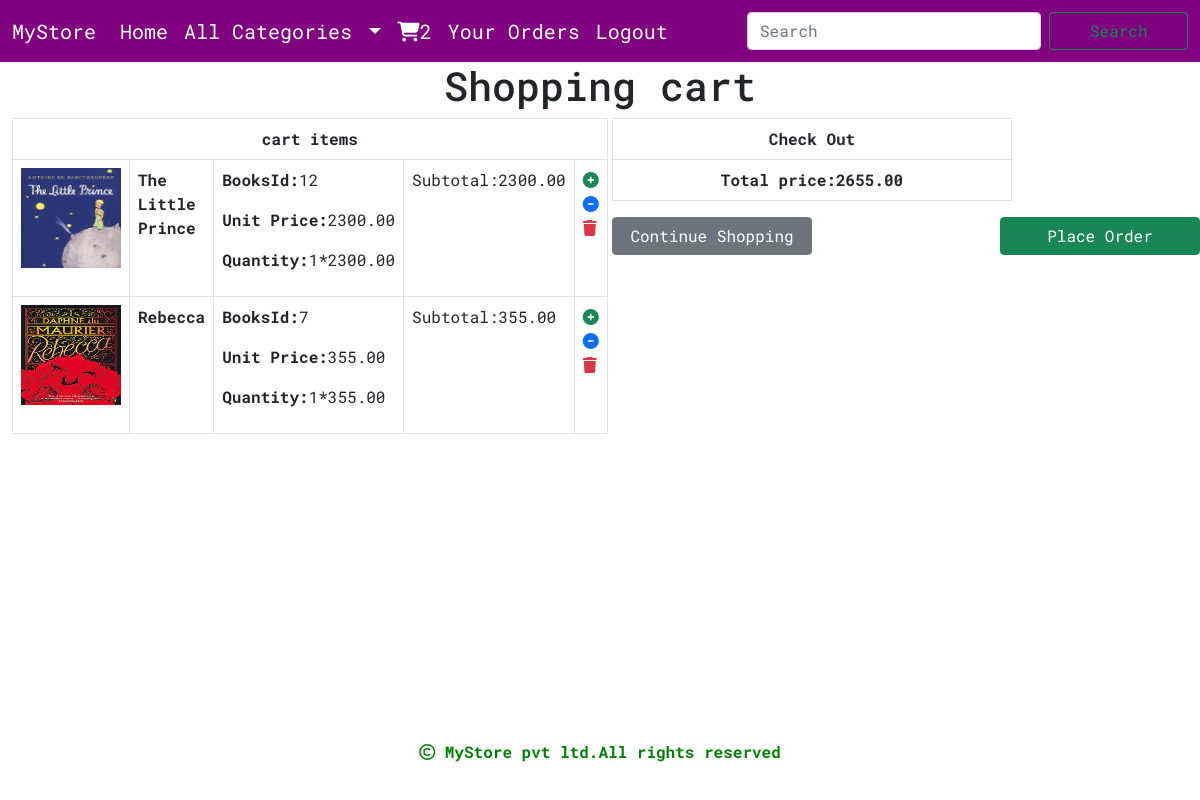
The app's page /cart/cartview/ (signed in) with its own data.
### cart/models.py (models this page shows, shortened)
class Cart(models.Model):
    books=models.ForeignKey(Book,on_delete=models.CASCADE)
    user=models.ForeignKey(User,on_delete=models.CASCADE)
    quantity=models.IntegerField(default=1)
    date_added=models.DateField(auto_now_add=True)
    active=models.BooleanField(default=True)
    def subtotal(self):
        return self.quantity*self.books.price

### store/models.py (models this page shows)
class Book(models.Model):
    name=models.CharField(max_length=250,unique=True)
    slug = models.SlugField(max_length=250, unique=True)
    rating=models.FloatField(default=True)
    author=models.TextField(blank=True)
    price=models.DecimalField(max_digits=10,decimal_places=2)
    category=models.ForeignKey(Category,on_delete=models.CASCADE)
    image=models.ImageField(upload_to='img/books',null=True, blank=True)
    stock=models.IntegerField()
    available=models.BooleanField(default=True)
    created=models.DateTimeField(auto_now_add=True)
    updated=models.DateTimeField(auto_now=True)

### cart/views.py (the view)
# urls.py: path('cartview/', views.cartview, name="cartview"),
def cartview(request):
    total=0
    user=request.user
    try:
        cart=Cart.objects.filter(user=user)
        for i in cart:
            total+=i.quantity*i.books.price
    except Cart.DoesNotExist:
        pass
    return render(request,'cart.html',{'cart':cart,'total':total})

### cart/context_processors.py (called while the page is built)
def counter(request):
    item_count=0
    if request.user.is_authenticated:
     user=request.user
    try:
        cart=Cart.objects.filter(user=user)
        for i in cart:
            item_count+=i.quantity
    except:
        item_count=0
    return {'item_count':item_count}

### store/context_processors.py (called while the page is built)
def menu_links(request):
    links=Category.objects.all()
    return {'links':links}

### templates/cart.html
{% extends 'base.html' %}
{% load static %}
{% block content %}
<div class="container-fluid">
    {% if not cart %}
    <div class="text-center" style="margin-bottom:100px">
        <h1 class="text-center">Cart is Empty</h1>
        <strong><a href="{% url 'store:home' %}" class="btn btn-primary ">Continue Shopping</a> </strong>
    </div>
     {% else%}
<div class="row">
    <h1 class="text-center">Shopping cart</h1>
  <div class="col-sm-6">
    <table class="table table-bordered">
     <tr>
      <th colspan="5" class="text-center"> cart items</th>
       {% for i in cart %}
     </tr>
     <tr>
      <td><img src="{{i.books.image.url}}" height="100px" width="100px"></td>
      <td><strong>{{i.books.name}}</strong></td>
      <td>
          <p><strong>BooksId:</strong>{{i.books.id}}</p>
      <p><strong>Unit Price:</strong>{{i.books.price}}</p>
      <p><strong>Quantity:</strong>{{i.quantity}}*{{i.books.price}}</p>
      </td>
         <td>Subtotal:{{i.subtotal}}</td>
         <td>
             {% if i.quantity < i.books.stock %}
             <a href="{% url 'cart:add_cart' i.books.id %}"><i class="fa-solid fa-circle-plus text-success"></i></a>
             <a href="{% url 'cart:cart_remove' i.books.id %}"><i class="fa-solid fa-circle-minus text-primary"></i></a>
             <a href="{% url 'cart:delete_cart' i.books.id %}"><i class="fa-solid fa-trash text-danger"></i></a>
             {% else %}
             <a href="{% url 'cart:cart_remove' i.books.id %}"><i class="fa-solid fa-circle-minus text-primary"></i></a>
             <a href="{% url 'cart:delete_cart' i.books.id %}"><i class="fa-solid fa-trash text-danger"></i></a>
             {% endif %}
         </td>
     </tr>
        {% endfor %}
    </table>
  </div>
    <div style="position:relative;" class="col-sm-6 col-lg-6 col-xs-6 col col-md-6">
        <table class="table table-bordered" style="width:400px;right:0px;left:700px;">
            <tr><th colspan="5" class="text-center">Check Out</th></tr>
            <tr><th class="text-center">Total price:{{total}}</th></tr>
    </table>
        <a href="{% url 'store:home' %}" class="btn btn-secondary">Continue Shopping</a>
        <a href="{% url 'cart:orderform' %}" style="position:absolute;right:0;" class="btn btn-success">Place Order</a>
    </div>
</div>
    {% endif %}
</div>
{% endblock %}

### templates/base.html (shortened to what this page needs)
<!DOCTYPE html>
{% load static %}
<html lang="en">
<head>
    <link href="https://cdn.jsdelivr.net/npm/bootstrap@5.0.2/dist/css/bootstrap.min.css" rel="stylesheet">
    <link rel="stylesheet" href="https://cdn.jsdelivr.net/npm/bootstrap-icons@1.10.2/font/bootstrap-icons.css">
    <link rel="stylesheet" href="{% static 'css/custom.css' %}">
    <link rel="stylesheet" href=" https://cdnjs.cloudflare.com/ajax/libs/font-awesome/6.4.0/css/all.min.css">
</head>
<body>
<div>
    <nav class="navbar navbar-expand-lg navbar-light bg-light fs-5 bolder">
  <div class="container-fluid">
    <a class="navbar-brand fs-5" href="#">MyStore</a>
    <div class="collapse navbar-collapse" id="navbarSupportedContent">
      <ul class="navbar-nav me-auto mb-2 mb-lg-0">
        <li class="nav-item">
          <a class="nav-link" aria-current="page" href="{% url 'store:home' %}">Home</a>
        </li>
                  <li class="nav-item dropdown">
          <a class="nav-link dropdown-toggle" href="#" id="navbarDropdown" role="button" data-bs-toggle="dropdown" aria-expanded="false">
            All Categories
          </a>
        </li>
          {% if user.is_authenticated %}
          <li class="nav-item">
          <a class="nav-link" aria-current="page" href="{% url 'cart:cartview' %}"><i style="font-size:20px;" class="fa-solid fa-cart-shopping"></i>{{item_count}}</a>
        </li>
          <li class="nav-item">
          <a class="nav-link" aria-current="page" href="{% url 'cart:orderview' %}">Your Orders</a>
        </li>
           <li class="nav-item">
          <a class="nav-link" aria-current="page" href="{% url 'store:logout' %}">Logout</a>
        </li>
          {% endif %}
        </ul>
      <form method="POST" class="d-flex" action="{% url 'search:searchresult' %}">
        <input class="form-control me-2" type="search" name="q" placeholder="Search" aria-label="Search">
        <button class="btn btn-outline-success" type="submit">Search</button>
      </form>
    </div>
  </div>
</nav>
</div>
{% block content %}
{% endblock %}
<br><br>
<br>
    <footer class="footer">
    <div style="background-color:white;text-align:center;font-weight:bold;color:green;height:60px;width:100%;position:fixed;bottom:0;left:0;">
        <p><i class="fa-regular fa-copyright"></i> MyStore pvt ltd.All rights reserved</p>
    </div>
</footer>
</body>
</html>

### static/css/custom.css (style rules this page uses)
body { background-color:white; font-family: 'Roboto Mono', monospace; }
.navbar-light .navbar-brand ,.navbar-light .navbar-nav .nav-link { color: white; }
.bg-light { background-color: Purple!important; }
.btn { width:200px; }

### records on screen
Cart: books.image (picture), books.name "The Little Prince", books.id "12", books.price "2300.00", quantity "1", subtotal "2300.00"
Cart: books.image (picture), books.name "Rebecca", books.id "7", books.price "355.00", quantity "1", subtotal "355.00"

### other values on screen
{{ item_count }} "2"
{{ total }} "2655.00"
